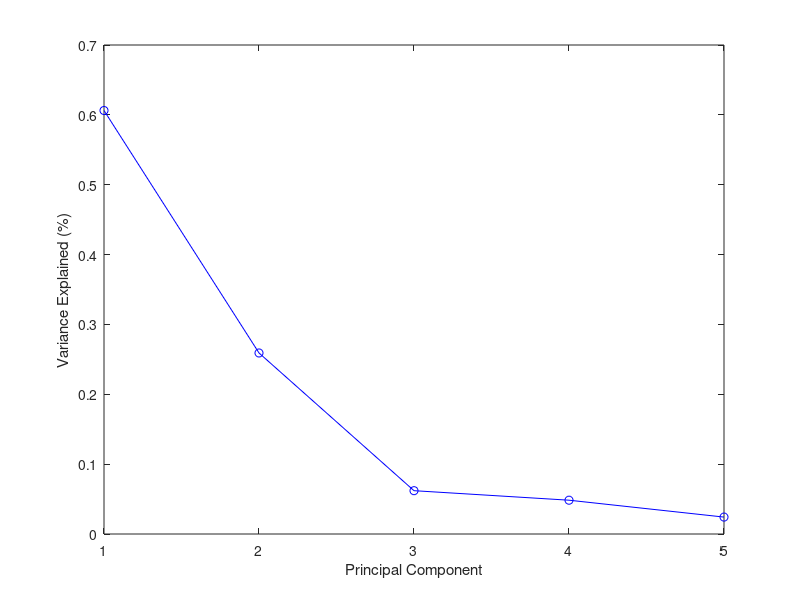
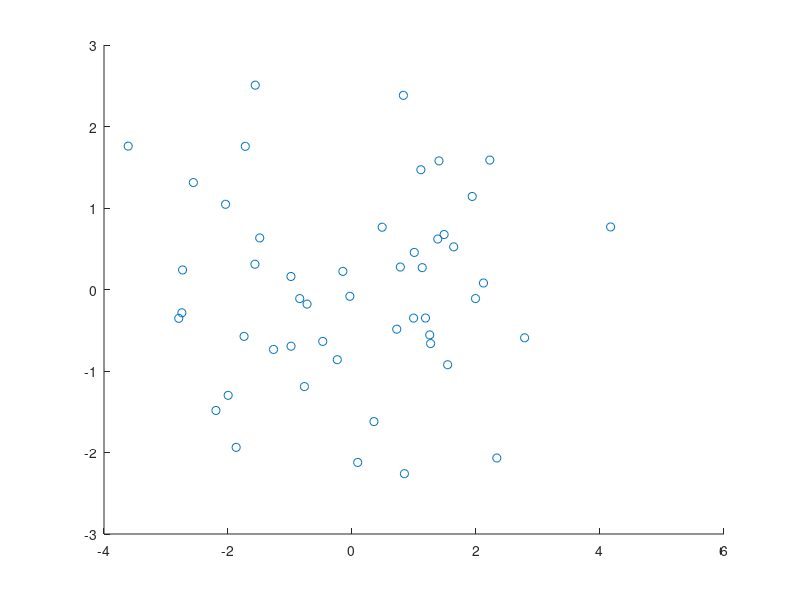
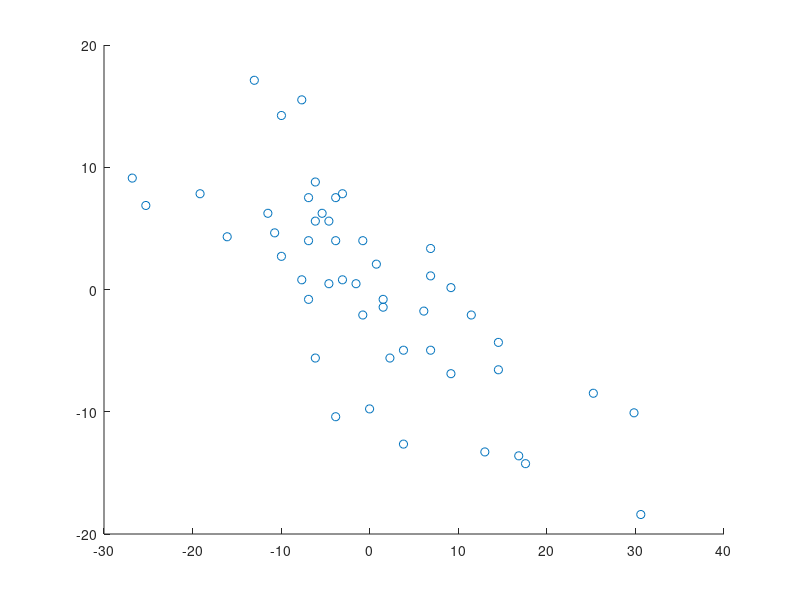

The MATLAB source for these figures, in order:
% 1. (2 points) Import: Import the data file food.csv in Matlab.
rawfood = csvread('food.csv',1,1);

% 2. Processing: Centering
food = rawfood;
meanFood = mean(food);
meanFood = repmat(meanFood,length(food(:,1)),1);
centeredFood = food-meanFood;

% 2. Processing: Scaling centered data
stdFood = std(food);
stdFood = repmat(stdFood,length(food(:,1)),1);
scaledFood = centeredFood./stdFood;

%4. customized correlation matrix
numDim = length(food(1,:));
numObs = length(food(:,1));
corrMat = zeros(numDim);
n = length(food(:,1));
for i=1:numDim
    for j=1:numDim
        corrMat(i,j) = (1/(numObs-1)) * scaledFood(:,i)'*scaledFood(:,j);
    end
end

% 5. eigenvalues and eigen vectors
[V,D] = eigs(corrMat);

% 6. sort eigen values from largest to smalelst
[c, ind]=sort(diag(D),'descend');
D2=diag(c);

% 6. accordingly update the order of the eigenvectors in matrix
V2 = V(:,ind);

% Plot the percentage of variance captured by the individual components 
% in decreasing order
allDim = length(D2);
cumG = c/sum(c);
figure();
plot(cumG,'b-o');
xlabel('Principal Component')
ylabel('Variance Explained (%)')

numComponents = 2;
projMatPCA = V2(:,1:numComponents);
figure();
scatter(scaledFood*projMatPCA(:,1),scaledFood*projMatPCA(:,2));

% 10. SVD
[U,S,V] = svd(scaledFood);
% sort s matrix from largest to smalelst
[c, ind]=sort(diag(S),'descend');
S2=diag(c);
% project
projMatSVD = S2(1:numComponents,:)';
figure()
scatter(scaledFood*projMatSVD(:,1), scaledFood*projMatSVD(:, 2));